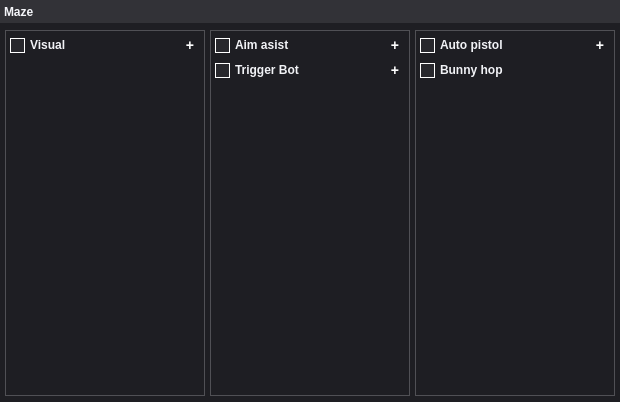
<?xml version="1.0" encoding="UTF-8"?>
<ui version="4.0">
 <class>Window</class>
 <widget class="QWidget" name="Window">
  <property name="windowModality">
   <enum>Qt::NonModal</enum>
  </property>
  <property name="geometry">
   <rect>
    <x>0</x>
    <y>0</y>
    <width>620</width>
    <height>402</height>
   </rect>
  </property>
  <property name="windowTitle">
   <string>Maze V7</string>
  </property>
  <widget class="QLabel" name="Background">
   <property name="geometry">
    <rect>
     <x>0</x>
     <y>0</y>
     <width>620</width>
     <height>402</height>
    </rect>
   </property>
   <property name="styleSheet">
    <string notr="true">background-color: rgb(30, 30, 35)</string>
   </property>
   <property name="text">
    <string/>
   </property>
  </widget>
  <widget class="QLabel" name="titlePanel">
   <property name="geometry">
    <rect>
     <x>0</x>
     <y>0</y>
     <width>620</width>
     <height>23</height>
    </rect>
   </property>
   <property name="styleSheet">
    <string notr="true">background-color: rgb(50, 50, 55);
font: 75 12pt &quot;Arial&quot;;
font-weight: bold;
color: rgb(245, 246, 250);
padding-left: 1px;</string>
   </property>
   <property name="text">
    <string>Maze</string>
   </property>
  </widget>
  <widget class="QPushButton" name="closeButton">
   <property name="geometry">
    <rect>
     <x>595</x>
     <y>0</y>
     <width>25</width>
     <height>23</height>
    </rect>
   </property>
   <property name="styleSheet">
    <string notr="true">QPushButton{
  background-color: rgb(50, 50, 55);
  border: none;
}

QPushButton:hover {
  background-color: rgb(55, 55, 60);
}

QPushButton:pressed {
  background-color: rgb(60, 60, 65);
}
</string>
   </property>
   <property name="text">
    <string/>
   </property>
   <property name="icon">
    <iconset>
     <normaloff>Image/Close.png</normaloff>Image/Close.png</iconset>
   </property>
   <property name="iconSize">
    <size>
     <width>22</width>
     <height>22</height>
    </size>
   </property>
  </widget>
  <widget class="QPushButton" name="minimazeButton">
   <property name="geometry">
    <rect>
     <x>570</x>
     <y>0</y>
     <width>25</width>
     <height>23</height>
    </rect>
   </property>
   <property name="styleSheet">
    <string notr="true">QPushButton{
  background-color: rgb(50, 50, 55);
  border: none;
  padding-top: 10px;
}

QPushButton:hover {
  background-color: rgb(55, 55, 60);
}

QPushButton:pressed {
  background-color: rgb(60, 60, 65);
}
</string>
   </property>
   <property name="text">
    <string/>
   </property>
   <property name="icon">
    <iconset>
     <normaloff>Image/Subtract.png</normaloff>Image/Subtract.png</iconset>
   </property>
   <property name="iconSize">
    <size>
     <width>16</width>
     <height>16</height>
    </size>
   </property>
  </widget>
  <widget class="QWidget" name="visualChild" native="true">
   <property name="geometry">
    <rect>
     <x>5</x>
     <y>30</y>
     <width>200</width>
     <height>366</height>
    </rect>
   </property>
   <property name="styleSheet">
    <string notr="true">border: 1px solid rgb(80, 80, 85)</string>
   </property>
   <widget class="QCheckBox" name="visualCheckBox">
    <property name="geometry">
     <rect>
      <x>5</x>
      <y>5</y>
      <width>61</width>
      <height>20</height>
     </rect>
    </property>
    <property name="styleSheet">
     <string notr="true">QCheckBox {
color: rgb(241, 242, 246);
spacing: 5px;
border: none;
font: 10pt &quot;Arial&quot;;
font-weight: bold;
}

QCheckBox::indicator  {
width: 13px;
height: 13px;
border: 1px solid rgb(255,255,255);
}

QCheckBox::indicator:unchecked {
background-color: rgb(40,40,45);
}

QCheckBox::indicator:unchecked:hover {
background-color: rgb(45,45,50);
}

QCheckBox::indicator:checked {
background-color: rgb(232, 65, 24);
}

QCheckBox::indicator:checked:hover {
background-color:  rgb(232, 65, 24);
}</string>
    </property>
    <property name="text">
     <string>Visual</string>
    </property>
   </widget>
   <widget class="QPushButton" name="visualSettingButton">
    <property name="geometry">
     <rect>
      <x>175</x>
      <y>5</y>
      <width>20</width>
      <height>20</height>
     </rect>
    </property>
    <property name="styleSheet">
     <string notr="true">QPushButton{
  background-color: rgb(30, 30, 35);
  font: 10pt &quot;Arial&quot;;
  color: rgb(255, 255, 255);
  font-size: 14px;
  font-weight: bold;
  border: none;
  text-align: center;
}

QPushButton:hover {
  color: rgb(210, 210, 210);
}

QPushButton:pressed {
  color: rgb(190, 190, 190);
}</string>
    </property>
    <property name="text">
     <string>+</string>
    </property>
   </widget>
  </widget>
  <widget class="QWidget" name="aimAsistChild" native="true">
   <property name="geometry">
    <rect>
     <x>210</x>
     <y>30</y>
     <width>200</width>
     <height>366</height>
    </rect>
   </property>
   <property name="styleSheet">
    <string notr="true">border: 1px solid rgb(80, 80, 85)</string>
   </property>
   <widget class="QCheckBox" name="aimAsistCheckBox">
    <property name="geometry">
     <rect>
      <x>5</x>
      <y>5</y>
      <width>81</width>
      <height>20</height>
     </rect>
    </property>
    <property name="styleSheet">
     <string notr="true">QCheckBox {
color: rgb(241, 242, 246);
spacing: 5px;
border: none;
font: 10pt &quot;Arial&quot;;
font-weight: bold;
}

QCheckBox::indicator  {
width: 13px;
height: 13px;
border: 1px solid rgb(255,255,255);
}

QCheckBox::indicator:unchecked {
background-color: rgb(40,40,45);
}

QCheckBox::indicator:unchecked:hover {
background-color: rgb(45,45,50);
}

QCheckBox::indicator:checked {
background-color: rgb(232, 65, 24);
}

QCheckBox::indicator:checked:hover {
background-color:  rgb(232, 65, 24);
}</string>
    </property>
    <property name="text">
     <string>Aim asist</string>
    </property>
   </widget>
   <widget class="QPushButton" name="aimAsistSettingButton">
    <property name="geometry">
     <rect>
      <x>175</x>
      <y>5</y>
      <width>20</width>
      <height>20</height>
     </rect>
    </property>
    <property name="styleSheet">
     <string notr="true">QPushButton{
  background-color: rgb(30, 30, 35);
  font: 10pt &quot;Arial&quot;;
  color: rgb(255, 255, 255);
  font-size: 14px;
  font-weight: bold;
  border: none;
  text-align: center;
}

QPushButton:hover {
  color: rgb(210, 210, 210);
}

QPushButton:pressed {
  color: rgb(190, 190, 190);
}</string>
    </property>
    <property name="text">
     <string>+</string>
    </property>
   </widget>
   <widget class="QCheckBox" name="triggerBotCheckBox">
    <property name="geometry">
     <rect>
      <x>5</x>
      <y>30</y>
      <width>111</width>
      <height>20</height>
     </rect>
    </property>
    <property name="styleSheet">
     <string notr="true">QCheckBox {
color: rgb(241, 242, 246);
spacing: 5px;
border: none;
font: 10pt &quot;Arial&quot;;
font-weight: bold;
}

QCheckBox::indicator  {
width: 13px;
height: 13px;
border: 1px solid rgb(255,255,255);
}

QCheckBox::indicator:unchecked {
background-color: rgb(40,40,45);
}

QCheckBox::indicator:unchecked:hover {
background-color: rgb(45,45,50);
}

QCheckBox::indicator:checked {
background-color: rgb(232, 65, 24);
}

QCheckBox::indicator:checked:hover {
background-color:  rgb(232, 65, 24);
}</string>
    </property>
    <property name="text">
     <string>Trigger Bot</string>
    </property>
   </widget>
   <widget class="QPushButton" name="triggerBotSettingButton">
    <property name="geometry">
     <rect>
      <x>175</x>
      <y>30</y>
      <width>20</width>
      <height>20</height>
     </rect>
    </property>
    <property name="styleSheet">
     <string notr="true">QPushButton{
  background-color: rgb(30, 30, 35);
  font: 10pt &quot;Arial&quot;;
  color: rgb(255, 255, 255);
  font-size: 14px;
  font-weight: bold;
  border: none;
  text-align: center;
}

QPushButton:hover {
  color: rgb(210, 210, 210);
}

QPushButton:pressed {
  color: rgb(190, 190, 190);
}</string>
    </property>
    <property name="text">
     <string>+</string>
    </property>
   </widget>
  </widget>
  <widget class="QWidget" name="miscChild" native="true">
   <property name="geometry">
    <rect>
     <x>415</x>
     <y>30</y>
     <width>200</width>
     <height>366</height>
    </rect>
   </property>
   <property name="styleSheet">
    <string notr="true">border: 1px solid rgb(80, 80, 85)</string>
   </property>
   <widget class="QCheckBox" name="autoPistolCheckBox">
    <property name="geometry">
     <rect>
      <x>5</x>
      <y>5</y>
      <width>91</width>
      <height>20</height>
     </rect>
    </property>
    <property name="styleSheet">
     <string notr="true">QCheckBox {
color: rgb(241, 242, 246);
spacing: 5px;
border: none;
font: 10pt &quot;Arial&quot;;
font-weight: bold;
}

QCheckBox::indicator  {
width: 13px;
height: 13px;
border: 1px solid rgb(255,255,255);
}

QCheckBox::indicator:unchecked {
background-color: rgb(40,40,45);
}

QCheckBox::indicator:unchecked:hover {
background-color: rgb(45,45,50);
}

QCheckBox::indicator:checked {
background-color: rgb(232, 65, 24);
}

QCheckBox::indicator:checked:hover {
background-color:  rgb(232, 65, 24);
}</string>
    </property>
    <property name="text">
     <string>Auto pistol</string>
    </property>
   </widget>
   <widget class="QPushButton" name="autoPistolSettingButton">
    <property name="geometry">
     <rect>
      <x>175</x>
      <y>5</y>
      <width>20</width>
      <height>20</height>
     </rect>
    </property>
    <property name="styleSheet">
     <string notr="true">QPushButton{
  background-color: rgb(30, 30, 35);
  font: 10pt &quot;Arial&quot;;
  color: rgb(255, 255, 255);
  font-size: 14px;
  font-weight: bold;
  border: none;
  text-align: center;
}

QPushButton:hover {
  color: rgb(210, 210, 210);
}

QPushButton:pressed {
  color: rgb(190, 190, 190);
}</string>
    </property>
    <property name="text">
     <string>+</string>
    </property>
   </widget>
   <widget class="QCheckBox" name="bunnyHopCheckBox">
    <property name="geometry">
     <rect>
      <x>5</x>
      <y>30</y>
      <width>91</width>
      <height>20</height>
     </rect>
    </property>
    <property name="styleSheet">
     <string notr="true">QCheckBox {
color: rgb(241, 242, 246);
spacing: 5px;
border: none;
font: 10pt &quot;Arial&quot;;
font-weight: bold;
}

QCheckBox::indicator  {
width: 13px;
height: 13px;
border: 1px solid rgb(255,255,255);
}

QCheckBox::indicator:unchecked {
background-color: rgb(40,40,45);
}

QCheckBox::indicator:unchecked:hover {
background-color: rgb(45,45,50);
}

QCheckBox::indicator:checked {
background-color: rgb(232, 65, 24);
}

QCheckBox::indicator:checked:hover {
background-color:  rgb(232, 65, 24);
}</string>
    </property>
    <property name="text">
     <string>Bunny hop</string>
    </property>
   </widget>
  </widget>
  <widget class="QPushButton" name="questionButton">
   <property name="geometry">
    <rect>
     <x>545</x>
     <y>0</y>
     <width>25</width>
     <height>23</height>
    </rect>
   </property>
   <property name="styleSheet">
    <string notr="true">QPushButton{
  background-color: rgb(50, 50, 55);
  border: none;
  padding-top: 4px;
}

QPushButton:hover {
  background-color: rgb(55, 55, 60);
}

QPushButton:pressed {
  background-color: rgb(60, 60, 65);
}
</string>
   </property>
   <property name="text">
    <string/>
   </property>
   <property name="icon">
    <iconset>
     <normaloff>Image/Question.png</normaloff>Image/Question.png</iconset>
   </property>
   <property name="iconSize">
    <size>
     <width>16</width>
     <height>16</height>
    </size>
   </property>
  </widget>
 </widget>
 <resources/>
 <connections/>
</ui>
